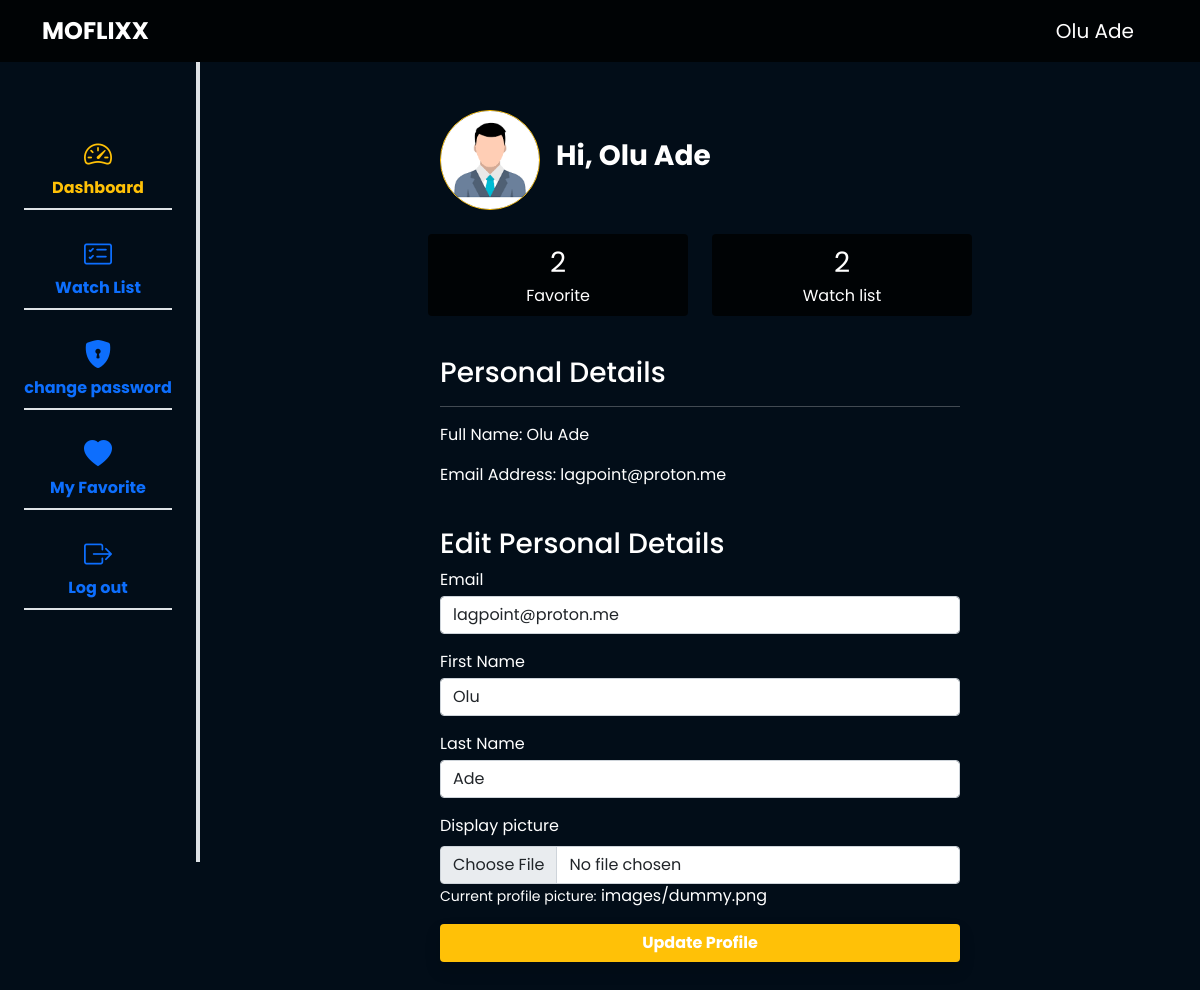
/users/user-profile (signed in), run on an earlier commit of the app's database.
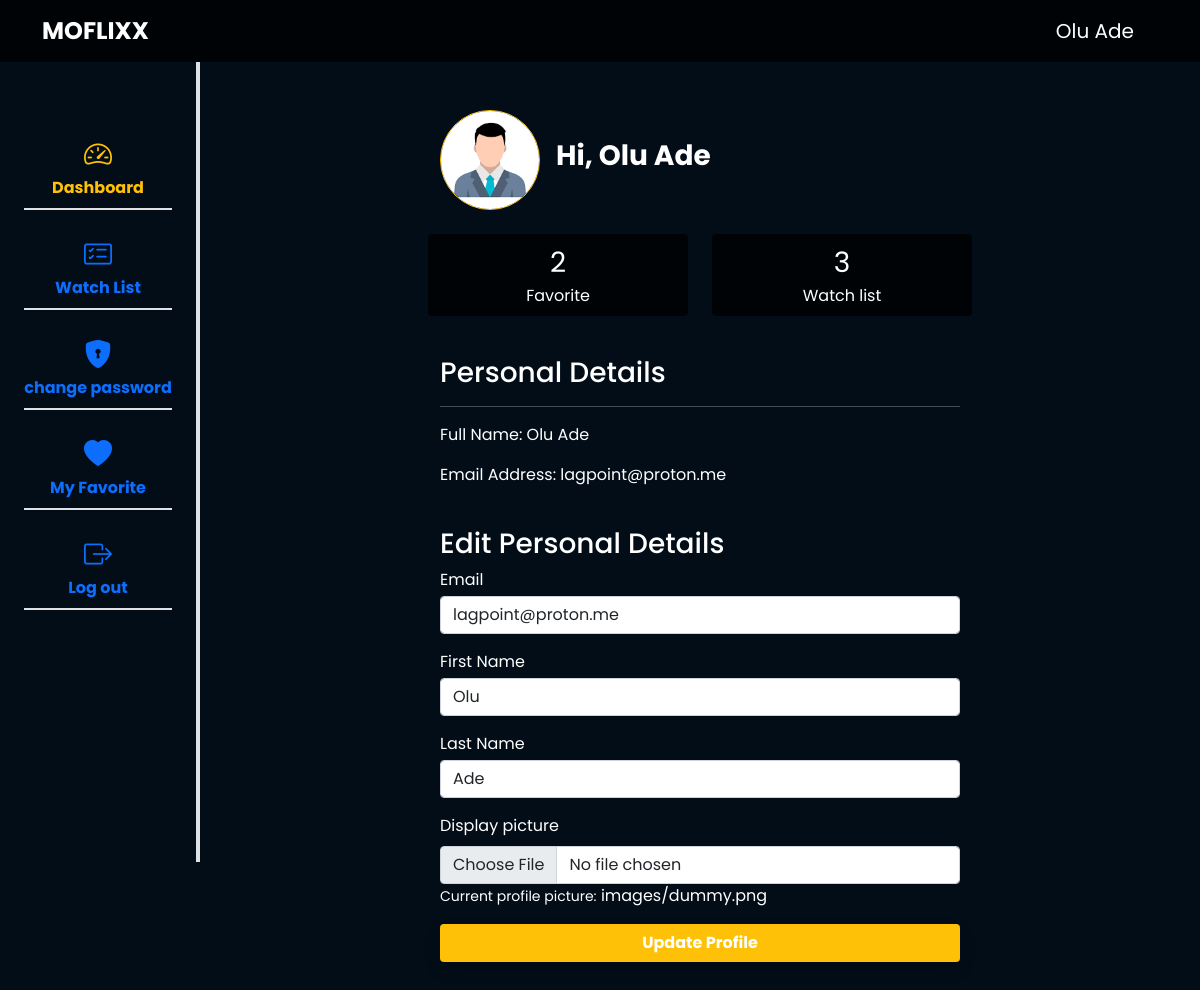
And on a later commit of the database.
### apps/users/models.py (models this page shows, shortened)
class CustomUser(BaseModel, PermissionsMixin, AbstractBaseUser):
    first_name = models.CharField(max_length=100)
    last_name = models.CharField(max_length=100)
    email = models.EmailField(unique=True, max_length=100)
    gender = models.CharField(default="male", choices=choices.GENDER, max_length=10)
    phone_no = models.CharField(max_length=50, blank=True)
    profile_picture = models.ImageField(upload_to="profile picture/", default="images/dummy.png")
    is_active = models.BooleanField(default=True)
    is_staff = models.BooleanField(default=False)
    is_superuser = models.BooleanField(default=False)
    objects = CustomUserManager()
    USERNAME_FIELD = 'email'
    REQUIRED_FIELDS = ['first_name', 'last_name']
    class Meta:
        verbose_name = "User"
        verbose_name_plural = "Users"
    def get_full_name(self):
        return f"{self.first_name.capitalize()} {self.last_name.capitalize()}"

### apps/users/views.py (the view, shortened to what this page needs)
# urls.py: path('user-profile', views.UserProfileView.as_view(), name="user_profile"),
class UserProfileView(LoginRequiredMixin, generic.UpdateView):
    model = CustomUser
    fields = "__all__"
    template_name = "users/profile.html"
    context_object_name = "user"
    def get_object(self):
        return self.request.user
    def get_context_data(self, **kwargs):
        context = super().get_context_data(**kwargs)
        context["user"] = self.get_object()
        return context

### apps/users/templates/users/profile.html (shortened to what this page needs)
{% extends "dashboard.html" %}
{% load static %}
{% block content %}
    <div>
        <div class="container-sm">
            <div class="wrapper py-5">
                <div class="d-flex align-items-center pt-5 pt-md-0">
                    {% if user.profile_picture %}
                        <div class="img-wrapper rounded-circle overflow-hidden d-flex align-items-center justify-content-center" >
                            <img src="{{ user.profile_picture.url }}" alt="User Profile Image" class="img-fluid object-fit-contain" />
                        </div>
                    {% else %}
                        <div class="img-wrapper rounded-circle overflow-hidden d-flex align-items-center justify-content-center" >
                            <img src="./media/images/passport.webp" alt="User Profile Image" class="img-fluid object-fit-contain" />
                        </div>
                    {% endif %}
                    <h3 class="fw-bolder ps-3">Hi, {{ user.get_full_name }}</h3>
                    </div>
                    <div class="row gap-4 py-4">
                    <div class="box text-center rounded-2 p-2 col">
                        <p class="fs-3 fw-medium">{{ user.favorites.count }}</p>
                        <p>Favorite</p>
                    </div>
                    <div class="box text-center rounded-2 p-2 col">
                        <p class="fs-3 fw-medium">{{ user.watchlist.count }}</p>
                        <p>Watch list</p>
                    </div>
                </div>
                <div class="mt-3">
                <h3>Personal Details</h3>
                <hr />
                <div class="d-flex g-2">
                    <p>Full Name: {{ user.get_full_name }}</p>
                </div>
                <div class="d-flex g-2">
                    <p>Email Address: {{ user.email }}</p>
                </div>
                </div>
                <div class="my-4">
                    <h3>Edit Personal Details</h3>
                    <form action="{% url "user_profile" %}" id="reForm" method="post" enctype="multipart/form-data">
                        <div class="form-wrapper mb-3">
                            <label for="email" class="form-label mb-1 fw-medium">Email</label>
                            <input type="email" id="email" name="email" class="form-control" value="{{ user.email }}" />
                        </div>
                        <div class="form-wrapper mb-3">
                            <label for="first-name" class="form-label mb-1 fw-medium">First Name</label>
                            <input type="text" id="first-name" name="first-name" class="form-control" value="{{ user.first_name }}" />
                        </div>
                        <div class="form-wrapper mb-3">
                            <label for="last-name" class="form-label mb-1 fw-medium">Last Name</label>
                            <input type="text" id="last-name" name="last-name" class="form-control" value="{{ user.last_name }}" />
                        </div>
                        <div class="form-wrapper mb-3">
                            <label for="formFile" class="form-label">Display picture</label>
                            <input class="form-control" type="file" id="formFile" name="profile-picture"/>
                            <small>Current profile picture:</small>
                            {% if user.profile_picture %}
                                <a href="{{ user.profile_picture.url }}" class="text-white" target="_blank" style="text-decoration: none;">{{ user.profile_picture.name }}</a>
                            {% else %}
                                <p>None</p>
                            {% endif %}
                        </div>
                        <button type="submit" class="justify-content-center btn w-100 mt-3 d-flex gap-2 align-items-center fw-bolder shadow custom-btn" >
                            <span class="text-white">Update Profile</span>
                        </button>
                    </form>
                </div>
            </div>
        </div>
    </div>
{% endblock content %}

### templates/dashboard.html (shortened to what this page needs)
{% load static %}
<!DOCTYPE html>
<html lang="en">
  <head>
    <link href="https://cdn.jsdelivr.net/npm/remixicon@4.2.0/fonts/remixicon.css" rel="stylesheet" />
    <link rel="stylesheet" href="https://cdn.jsdelivr.net/npm/bootstrap-icons@1.11.3/font/bootstrap-icons.min.css" />
    <link rel="stylesheet" href="{% static "./bootstrap/css/bootstrap.min.css" %}" />
    <link rel="stylesheet" href="https://cdn.jsdelivr.net/npm/swiper@11/swiper-bundle.min.css" />
    <link rel="stylesheet" href="{% static "./css/index.css" %}" />
  </head>
  <body>
    <header>
      <nav class="navbar navbar-expand-lg">
        <div class="container-sm">
          <a class="navbar-brand logo d-block text-uppercase d-lg-none fw-bold fs-4" href="{% url "home" %}">Moflixx<a>
          <div class="collapse navbar-collapse" id="navbarSupportedContent">
            <a class="navbar-brand d-none logo d-lg-block text-uppercase fw-bold fs-4 me-auto" href="{% url "home" %}" >Moflixx</a>
            <ul class="navbar-nav mb-2 fw-medium fs-5 mb-lg-0">
              <li class="nav-item">
                <a class="nav-link text-white text-black fw-medium py-2 px-4">{{ user.get_full_name }}</a>
              </li>
            </ul>
          </div>
        </div>
      </nav>
    </header>
    <main class="d-flex">
      <aside class="col-2 border-end border-4 position-fixed z-2 d-none d-md-block" >
        <div class="overflow-y-auto h-100">
          <nav class="nav flex-column align-items-center justify-content-center" >
            <ul class="navbar-nav my-5">
              <li class="nav-item fw-bold border-2 border-bottom pt-3">
                <a class="nav-link active d-flex flex-column align-items-center justify-content-center" aria-current="page" href="{% url "user_profile" %}" >
                  <div>
                    <i class="bi bi-speedometer2 fs-3"></i>
                  </div>
                  <span> Dashboard </span>
                </a>
              </li>
              <li class="nav-item fw-bold border-2 border-bottom pt-3">
                <a class="nav-link d-flex flex-column align-items-center justify-content-center" href="{% url "watchlist" %}" >
                  <div><i class="bi bi-card-checklist fs-3"></i></div>
                  <span> Watch List </span>
                </a>
              </li>
              <li class="nav-item fw-bold border-2 border-bottom pt-3">
                <a class="nav-link d-flex flex-column align-items-center justify-content-center" href="{% url "change_password" %}" >
                  <div><i class="bi bi-shield-lock-fill fs-3"></i></div>
                  <span> change password </span>
                </a>
              </li>
              <li class="nav-item fw-bold border-2 border-bottom pt-3">
                <a class="nav-link d-flex flex-column align-items-center justify-content-center" href="{% url "favorites" %}" >
                  <div><i class="bi bi-heart-fill fs-3"></i></div>
                  <span> My Favorite </span>
                </a>
              </li>
              <li class="nav-item d-flex align-items-center justify-content-center fw-bold border-2 border-bottom pt-3" >
                <a class="nav-link d-flex flex-column align-items-center justify-content-center" href="{% url "user_logout" %}" >
                 <div><i class="bi bi-box-arrow-right fs-3"></i></div>
                  <span> Log out </span>
                </a>
              </li>
            </ul>
          </nav>
        </div>
      </aside>
      <div class="col-2 d-none d-md-block"></div>
      <div class="col-12 col-md-9 mx-auto password">
        {% block content %}{% endblock content %}
      </div>
    </main>
  </body>
</html>

### static/css/index.css (style rules this page uses)
:root { --color-primary: #020d18; --color-secondary: #ffc107; }
body { color: white; background: var(--color-primary); font-family: "Poppins", sans-serif; }
header nav { background-color: rgba(0, 0, 0, 0.8); }
a { text-decoration: none; color: #020d18; }
.navbar-brand, .navbar-brand:hover { color: white; }
.navbar .nav-link { color: white; }
.navbar .nav-link.active, .navbar-nav .nav-link.active { color: var(--color-secondary); }
.custom-btn { color: white; background-color: var(--color-secondary); }
.wrapper { max-width: 520px; margin: auto; }
.img-wrapper { height: 100px; width: 100px; border: 1.5px solid var(--color-secondary); }
.box { background: rgba(0, 0, 0, 0.8); }
.box p { margin-bottom: 0; }
hr { background-color: white; }
aside { background: var(--color-primary); height: 100vh; padding-bottom: 40px; }

What changed in the data, as far as the page shows it:
changed CustomUser "Olu Ade": watchlist.count "2" → "3"
